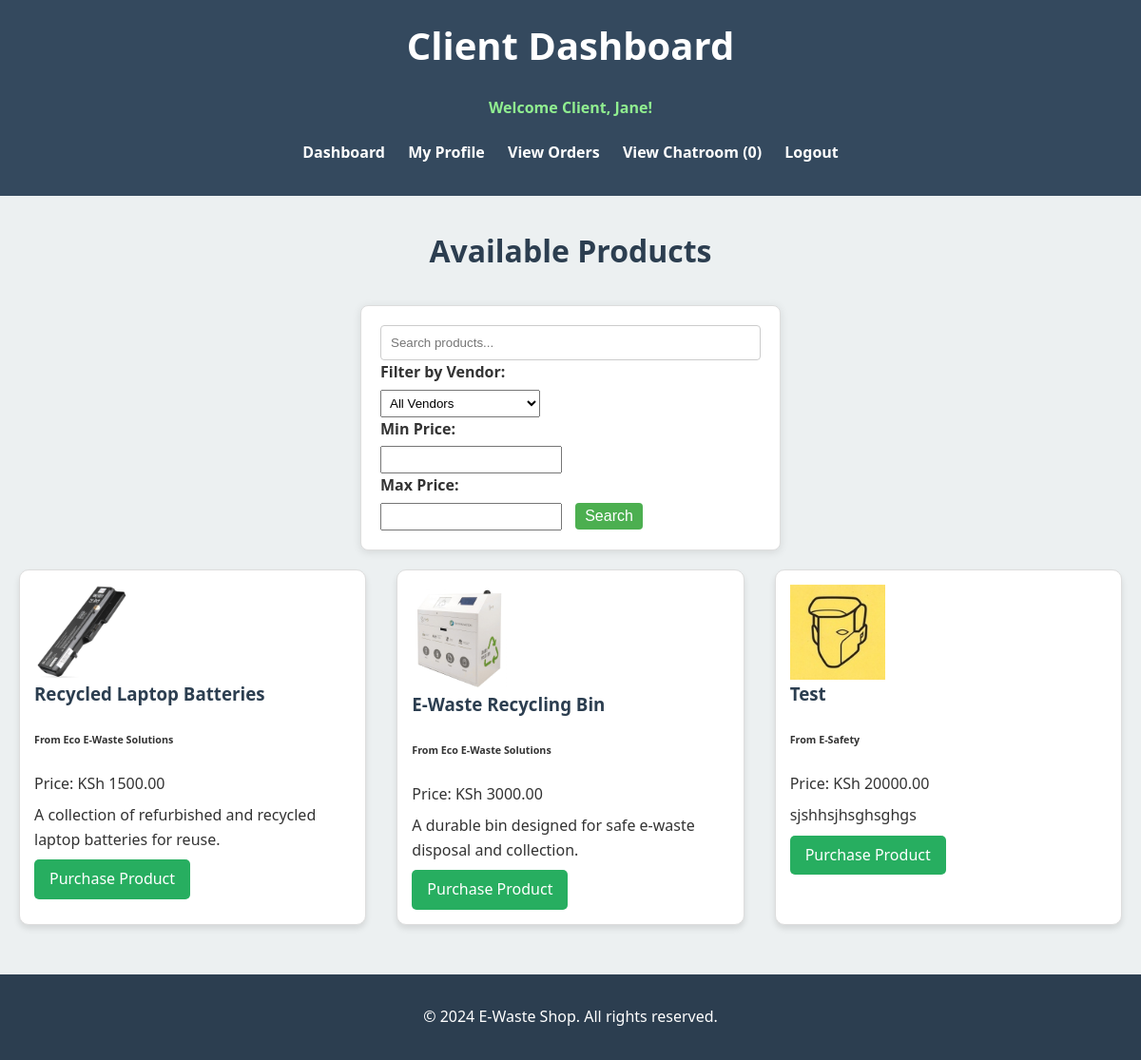
/client/dashboard/ (signed in), run on the app's committed database.
### E_Waste_App/models.py (models this page shows, shortened)
class Product(models.Model):
    name = models.CharField(max_length=255)
    description = models.TextField()
    price = models.DecimalField(max_digits=10, decimal_places=2)
    image = models.ImageField(upload_to='product_images/', blank=True, null=True)
    vendor = models.ForeignKey('Vendor', on_delete=models.CASCADE)
    status = models.CharField(max_length=20, default='Availble')

class Vendor(models.Model):
    user = models.OneToOneField(User, on_delete=models.CASCADE)
    company_name = models.CharField(max_length=255)
    address = models.TextField()
    contact_number = models.CharField(max_length=15)
    messages = GenericRelation(Message, content_type_field='sender_content_type', object_id_field='sender_object_id', related_query_name='vendor')

### E_Waste_App/views.py (the view)
# urls.py: path('client/dashboard/', client_dashboard, name='client_dashboard'),
@login_required
def client_dashboard(request):
    client = request.user.client  # Assuming the user is the client
    total_purchases = Purchase.objects.filter(client=client).count()
    total_spent = Purchase.objects.filter(client=client).aggregate(Sum('product__price'))['product__price__sum'] or 0
    favorite_vendors = Vendor.objects.filter(product__purchase__client=client).annotate(
        purchase_count=Count('product__purchase')
    ).order_by('-purchase_count')[:5]
    purchase_history = Purchase.objects.filter(client=client).values(
        'product__name', 'purchase_date', 'product__price'
    ).order_by('-purchase_date')
    monthly_spending = Purchase.objects.filter(client=client).annotate(
        month=TruncMonth('purchase_date')
    ).values('month').annotate(spent=Sum('product__price')).order_by('month')
    client_ratings_count = Rating.objects.filter(client=client.user).count()
    average_purchase_amount = Purchase.objects.filter(client=client).aggregate(
        Avg('product__price')
    )['product__price__avg'] or 0
    search_query = request.GET.get('q', '')  # Search query (optional)
    filter_vendor = request.GET.get('vendor', '')  # Vendor filter (optional)
    min_price = request.GET.get('min_price', '')  # Minimum price filter (optional)
    max_price = request.GET.get('max_price', '')  # Maximum price filter (optional)
    products = Product.objects.exclude(status='Sold')
    vendors = Vendor.objects.all()
    if search_query:
        products = products.filter(
            Q(name__icontains=search_query) | Q(description__icontains=search_query)
        )
    if filter_vendor:
        products = products.filter(vendor__id=filter_vendor)
    if min_price:
        products = products.filter(price__gte=min_price)
    if max_price:
        products = products.filter(price__lte=max_price)
    unread_message_count = Message.objects.filter(
        recipient_content_type=ContentType.objects.get_for_model(Client),
        recipient_object_id=client.id,
        read=False
    ).count()
    context = {
        'total_purchases': total_purchases,
        'total_spent': total_spent,
        'favorite_vendors': favorite_vendors,
        'purchase_history': json.dumps(format_purchase_history(purchase_history)),
        'monthly_spending': json.dumps(format_monthly_spending(monthly_spending)),
        'client_ratings_count': client_ratings_count,
        'average_purchase_amount': average_purchase_amount,
        'MEDIA_URL': settings.MEDIA_URL,
        'products': products,
        'search_query': search_query,
        'filter_vendor': filter_vendor,
        'min_price': min_price,
        'max_price': max_price,
        'vendors': vendors,
        'user': request.user,
        'unread_message_count': unread_message_count,
    }
    return render(request, 'client_dashboard.html', context)

### E_Waste_App/views.py (called while the page is built)
def format_purchase_history(purchase_history):
    return [{
        'product__name': item['product__name'],
        'purchase_date': item['purchase_date'].isoformat(),  # Convert datetime to ISO 8601 format
        'product__price': float(item['product__price'])  # Convert Decimal to float
    } for item in purchase_history]

def format_monthly_spending(monthly_spending):
    return [{
        'month': item['month'].isoformat(),  # Convert datetime to ISO 8601 format
        'spent': float(item['spent'])  # Convert Decimal to float
    } for item in monthly_spending]

### E_Waste_App/templates/client_dashboard.html (shortened to what this page needs)
{% load static %}
{% load json_encode from json_filters %}
<!DOCTYPE html>
<html lang="en">
<head>
    <link rel="stylesheet" href="{% static 'style.css' %}">
</head>
<body>
    <header>
        <h1>Client Dashboard</h1>
        <h4 style="color: lightgreen;">Welcome Client, {{ user.username }}!</h4>
        <nav>
            <ul>
                <li><a href="{% url 'client_dashboard' %}">Dashboard</a></li>
                <li><a href="{% url 'update_user_details1' %}">My Profile</a></li>
                <li><a href="{% url 'view_orders_for_client' %}">View Orders</a></li>
                <li><a href="{% url 'view_messages' %}">View Chatroom ({{unread_message_count}})</a></li>
                <li><a href="{% url 'client_logout' %}">Logout</a></li>
            </ul>
        </nav>
    </header>
    <main>
        <section class="product-list">
            <h2>Available Products</h2>
<form method="GET" action="" style="width: 100%;">
    <input type="text" name="q" placeholder="Search products..." value="{{ search_query }}" />
    <label for="vendor">Filter by Vendor:</label>
    <select name="vendor" id="vendor">
        <option value="">All Vendors</option>
    </select>
    <label for="min_price">Min Price:</label>
    <input type="number" name="min_price" value="{{ min_price }}" step="0.01" />
    <label for="max_price">Max Price:</label>
    <input type="number" name="max_price" value="{{ max_price }}" step="0.01" />
    <button type="submit">Search</button>
</form>
            <div class="products">
                {% for product in products %}
                    <div class="product">
                        <img src="{{MEDIA_URL}}{{ product.image }}" alt="{{ product.name }}">
                        <h3>{{ product.name }}</h3>
                        <h6>From {{ product.vendor.company_name }}</h6>
                        <p>Price: KSh {{ product.price }}</p>
                        <p>{{ product.description }}</p>
                        <a href="{% url 'purchase_product' product.id %}">Purchase Product</a>
                    </div>
                {% empty %}
                    <p>No products available.</p>
                {% endfor %}
            </div>
        </section>
    </main>
    <footer>
        <p>&copy; 2024 E-Waste Shop. All rights reserved.</p>
    </footer>
</body>
</html>

### E_Waste_App/static/style.css (style rules this page uses)
:root { --primary-color: #2c3e50; --secondary-color: #27ae60; --background-color: #ecf0f1; --text-color: #333; --header-bg: #34495e; --footer-bg: #2c3e50; }
body { font-family: 'Segoe UI', Tahoma, Geneva, Verdana, sans-serif; background-color: var(--background-color); color: var(--text-color); line-height: 1.6; margin: 0; padding: 0; }
header { background-color: var(--header-bg); color: white; padding: 1rem 0; text-align: center; }
header h1 { margin: 0; font-size: 2.5rem; }
nav ul { list-style-type: none; padding: 0; }
nav ul li { display: inline; margin: 0 10px; }
nav ul li a { color: white; text-decoration: none; font-weight: bold; transition: color 0.3s ease; }
main { max-width: 1200px; margin: 2rem auto; padding: 0 20px; }
.product-list h2 { text-align: center; color: var(--primary-color); font-size: 2rem; margin-bottom: 2rem; }
.products { display: grid; grid-template-columns: repeat(auto-fit, minmax(250px, 1fr)); gap: 2rem; }
.product { background: white; border-radius: 10px; box-shadow: 0 4px 6px rgba(0, 0, 0, 0.1); overflow: hidden; transition: transform 0.3s ease, box-shadow 0.3s ease; }
.product img { width: 100%; height: 200px; object-fit: cover; }
.product h3 { color: var(--primary-color); margin-top: 0; }
.product p { margin: 0.5rem 0; }
.product a { display: inline-block; background-color: var(--secondary-color); color: white; padding: 0.5rem 1rem; text-decoration: none; border-radius: 5px; transition: background-color 0.3s ease; }
footer { background-color: var(--footer-bg); color: white; text-align: center; padding: 1rem 0; position: relative; bottom: 0; width: 100%; }
form { background-color: #ffffff; border: 1px solid #ddd; border-radius: 8px; padding: 20px; box-shadow: 0 2px 10px rgba(0, 0, 0, 0.1); margin: 20px auto; max-width: 400px; }
form label { display: block; margin-bottom: 5px; font-weight: bold; }
form input[type="text"], form input[type="password"], form input[type="email"], form input[type="file"] { width: 100%; padding: 10px; border: 1px solid #ccc; border-radius: 4px; box-sizing: border-box; transition: border-color 0.3s; }
form button { background-color: #35424a; color: #ffffff; padding: 10px 15px; border: none; border-radius: 4px; cursor: pointer; font-size: 16px; transition: background-color 0.3s; }
form { margin-bottom: 20px; }
form input, form select { margin-right: 10px; padding: 5px; }
button[type="submit"] { padding: 5px 10px; background-color: #4CAF50; color: white; border: none; cursor: pointer; }
.product { border: 1px solid #ddd; padding: 15px; margin-bottom: 20px; }
.product img { max-width: 100px; height: auto; display: block; }

### data on the page
Product: image (picture), name "Recycled Laptop Batteries", vendor.company_name "Eco E-Waste Solutions", price "1500.00", description "A collection of refurbished and recycled laptop batteries for reuse."
Product: image (picture), name "E-Waste Recycling Bin", vendor.company_name "Eco E-Waste Solutions", price "3000.00", description "A durable bin designed for safe e-waste disposal and collection."
Product: image (picture), name "Test", vendor.company_name "E-Safety", price "20000.00", description "sjshhsjhsghsghgs"

### other printed values
{{ user.username }} "Jane"
{{ unread_message_count }} "0"
